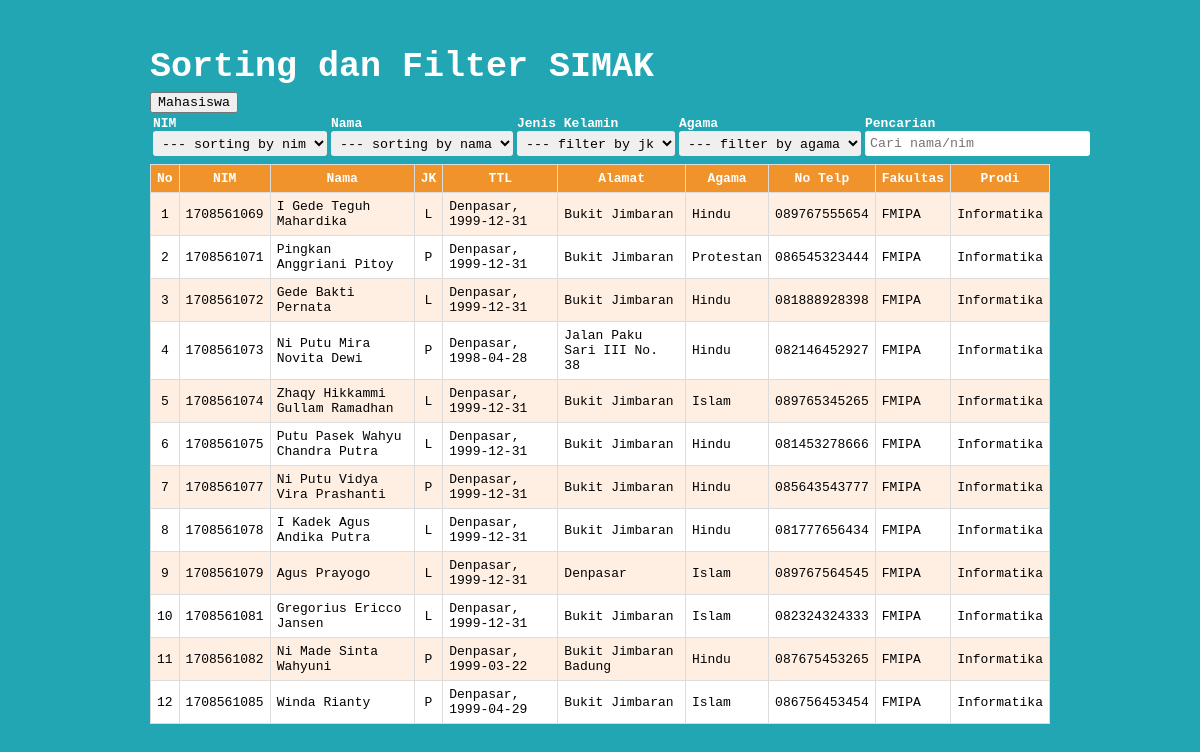
The page / on the database its author committed.
### tables this page shows
CREATE TABLE `mahasiswa` (
  `nim` varchar(10) NOT NULL,
  `nama` varchar(50) DEFAULT NULL,
  `jk` enum('P','L') DEFAULT NULL,
  `tmp_lahir` varchar(30) DEFAULT NULL,
  `tgl_lahir` date DEFAULT NULL,
  `alamat` varchar(100) DEFAULT NULL,
  `agama` enum('Islam','Protestan','Katolik','Hindu','Buddha','Kong Hu Cu') DEFAULT NULL,
  `no_telp` varchar(15) DEFAULT NULL,
  `fakultas` enum('FIB','FK','FH','FT','FP','FEB','FAPET','FMIPA','FKH','FTP','FPAR','FISIP','FKP') DEFAULT NULL,
  `prodi` varchar(50) DEFAULT NULL
);

### index.php (the view, shortened to what this page needs)
<html>
    <head>
        <link type="text/css" rel="stylesheet" href="css/style.css">
    </head>
    <body>
        <div class="container">
            <h2>Sorting dan Filter SIMAK</h2>
            <button>Mahasiswa</button>
            <table width="100%" style="color:#fff;">
                <tr>
                    <td>
                        <b>NIM</b>
                        <select id="nim" class="input-form">
                            <option value="asc">--- sorting by nim</option>
                        </select>
                    </td>
                    <td>
                        <b>Nama</b>
                        <select id="nama" class="input-form">
                            <option value="asc">--- sorting by nama</option>
                        </select>
                    </td>
                    <td>
                        <b>Jenis Kelamin</b>
                        <select id="jk" class="input-form">
                            <option value="all">--- filter by jk</option>
                        </select>
                    </td>
                    <td>
                        <b>Agama</b>
                        <select id="agama" class="input-form">
                            <option value="all">--- filter by agama</option>
                        </select>
                    </td>
                    <td>
                        <b>Pencarian</b>
                        <input type="text" class="input-form" id="cari" style="width:225px;" placeholder="Cari nama/nim">
                    </td>
                </tr>
            </table>
            <table border="1" width="100%" class="tabel" style="margin-top:5px">
                <thead>
                <tr>
                    <th>No</th>
                    <th>NIM</th>
                    <th>Nama</th>
                    <th>JK</th>
                    <th>TTL</th>
                    <th>Alamat</th>
                    <th>Agama</th>
                    <th>No Telp</th>
                    <th>Fakultas</th>
                    <th>Prodi</th>
                </tr>
                </thead>
                <tbody id="tabel">
                <?php
                    include "koneksi.php";
                    $query_mysqli = mysqli_query($koneksi, "SELECT * FROM mahasiswa")or die(mysql_error());
                    $nomor = 1;
                    while($data = mysqli_fetch_array($query_mysqli)){
                ?>
                <tr>
                    <td align="center"><?php echo $nomor++; ?></td>
                    <td><?php echo $data['nim']; ?></td>
                    <td><?php echo $data['nama']; ?></td>
                    <td align="center"><?php echo $data['jk']; ?></td>
                    <td><?php echo $data['tmp_lahir'].", ".$data['tgl_lahir'];; ?></td>
                    <td><?php echo $data['alamat']; ?></td>
                    <td><?php echo $data['agama']; ?></td>
                    <td><?php echo $data['no_telp']; ?></td>
                    <td><?php echo $data['fakultas']; ?></td>
                    <td><?php echo $data['prodi']; ?></td>
                </tr>
                <?php } ?>
                </tbody>
            </table>
        </div>
    </body>
</html>

### css/style.css (style rules this page uses)
* { font-family: monospace; }
body { background-color:#22a6b3; }
.container { height: auto; padding: 10px; width: 900px; color: #fff; margin: auto; }
h2 { font-size: 35px; font-weight: bold; margin-bottom: 5px; }
.input-form { height: 25px; padding: 5px; border: none; border-radius: 3px; }
.tabel { border-collapse: collapse; }
.tabel, .tabel th, .tabel td { border: 1px solid gainsboro; padding: 6px; }
.tabel th { background-color:#f0932b; color: #fff; }
.tabel tr:nth-child(odd) { background-color: #FFEFE3 ; }
.tabel tr:nth-child(even) { background-color: #FFF ; }

### rows shown on the page
mahasiswa: nim "1708561069", nama "I Gede Teguh Mahardika", jk "L", tmp_lahir "Denpasar", tgl_lahir "1999-12-31", alamat "Bukit Jimbaran", agama "Hindu", no_telp "089767555654", fakultas "FMIPA", prodi "Informatika"
mahasiswa: nim "1708561071", nama "Pingkan Anggriani Pitoy", jk "P", tmp_lahir "Denpasar", tgl_lahir "1999-12-31", alamat "Bukit Jimbaran", agama "Protestan", no_telp "086545323444", fakultas "FMIPA", prodi "Informatika"
mahasiswa: nim "1708561072", nama "Gede Bakti Pernata", jk "L", tmp_lahir "Denpasar", tgl_lahir "1999-12-31", alamat "Bukit Jimbaran", agama "Hindu", no_telp "081888928398", fakultas "FMIPA", prodi "Informatika"
mahasiswa: nim "1708561073", nama "Ni Putu Mira Novita Dewi", jk "P", tmp_lahir "Denpasar", tgl_lahir "1998-04-28", alamat "Jalan Paku Sari III No. 38", agama "Hindu", no_telp "082146452927", fakultas "FMIPA", prodi "Informatika"
mahasiswa: nim "1708561074", nama "Zhaqy Hikkammi Gullam Ramadhan", jk "L", tmp_lahir "Denpasar", tgl_lahir "1999-12-31", alamat "Bukit Jimbaran", agama "Islam", no_telp "089765345265", fakultas "FMIPA", prodi "Informatika"
mahasiswa: nim "1708561075", nama "Putu Pasek Wahyu Chandra Putra", jk "L", tmp_lahir "Denpasar", tgl_lahir "1999-12-31", alamat "Bukit Jimbaran", agama "Hindu", no_telp "081453278666", fakultas "FMIPA", prodi "Informatika"
mahasiswa: nim "1708561077", nama "Ni Putu Vidya Vira Prashanti", jk "P", tmp_lahir "Denpasar", tgl_lahir "1999-12-31", alamat "Bukit Jimbaran", agama "Hindu", no_telp "085643543777", fakultas "FMIPA", prodi "Informatika"
mahasiswa: nim "1708561078", nama "I Kadek Agus Andika Putra", jk "L", tmp_lahir "Denpasar", tgl_lahir "1999-12-31", alamat "Bukit Jimbaran", agama "Hindu", no_telp "081777656434", fakultas "FMIPA", prodi "Informatika"
mahasiswa: nim "1708561079", nama "Agus Prayogo", jk "L", tmp_lahir "Denpasar", tgl_lahir "1999-12-31", alamat "Denpasar", agama "Islam", no_telp "089767564545", fakultas "FMIPA", prodi "Informatika"
mahasiswa: nim "1708561081", nama "Gregorius Ericco Jansen", jk "L", tmp_lahir "Denpasar", tgl_lahir "1999-12-31", alamat "Bukit Jimbaran", agama "Islam", no_telp "082324324333", fakultas "FMIPA", prodi "Informatika"
mahasiswa: nim "1708561082", nama "Ni Made Sinta Wahyuni", jk "P", tmp_lahir "Denpasar", tgl_lahir "1999-03-22", alamat "Bukit Jimbaran Badung", agama "Hindu", no_telp "087675453265", fakultas "FMIPA", prodi "Informatika"
mahasiswa: nim "1708561085", nama "Winda Rianty", jk "P", tmp_lahir "Denpasar", tgl_lahir "1999-04-29", alamat "Bukit Jimbaran", agama "Islam", no_telp "086756453454", fakultas "FMIPA", prodi "Informatika"
